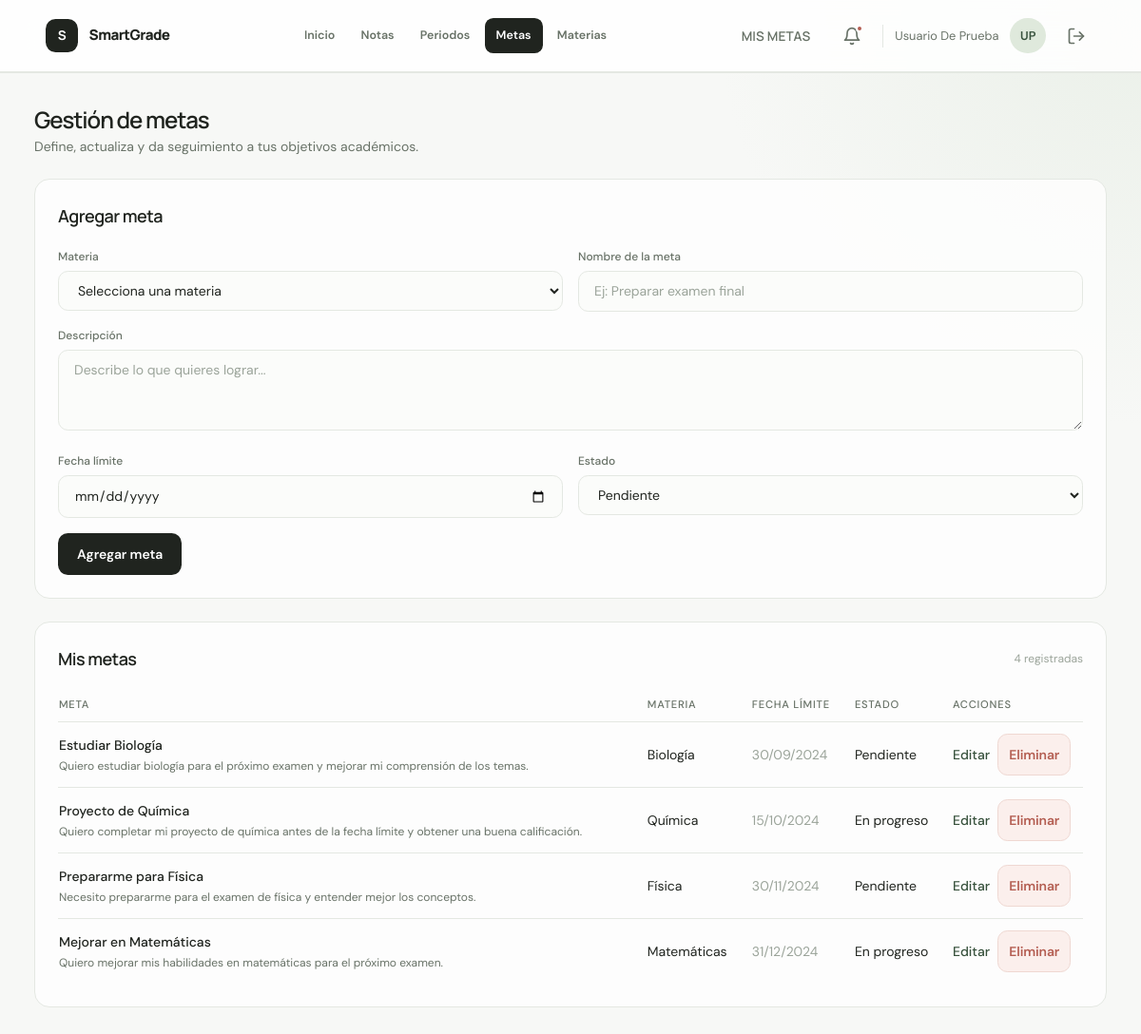
/views/goals/index.php (signed in), run on the app's committed database.
### tables this page shows
CREATE TABLE IF NOT EXISTS goals (
    id INT AUTO_INCREMENT PRIMARY KEY,
    user_id INT NOT NULL,
    subject_id INT NOT NULL,
    name VARCHAR(100) NOT NULL,
    description TEXT,
    target_date DATE,
    status ENUM(
        'pending',
        'in_progress',
        'completed'
    ) DEFAULT 'pending',
    created_at TIMESTAMP DEFAULT CURRENT_TIMESTAMP,
    updated_at TIMESTAMP DEFAULT CURRENT_TIMESTAMP ON UPDATE CURRENT_TIMESTAMP,
    FOREIGN KEY (user_id) REFERENCES users (id) ON DELETE CASCADE,
    FOREIGN KEY (subject_id) REFERENCES subjets (id) ON DELETE CASCADE
);

CREATE TABLE IF NOT EXISTS subjets (
    id INT AUTO_INCREMENT PRIMARY KEY,
    name VARCHAR(100) NOT NULL,
    user_id INT NOT NULL,
    teacher_name VARCHAR(100) NOT NULL,
    created_at TIMESTAMP DEFAULT CURRENT_TIMESTAMP,
    FOREIGN KEY (user_id) REFERENCES users (id) ON DELETE CASCADE
);

### logic/goals/read.php (called while the page is built, shortened)
<?php
if (!function_exists('getUserGoals')) {
    function getUserGoals(PDO $pdo, int $user_id): array
    {
        $stmt = $pdo->prepare(
            'SELECT
                g.id,
                g.subject_id,
                g.name,
                g.description,
                g.target_date,
                g.status,
                g.created_at,
                s.name AS subject_name
            FROM goals g
            INNER JOIN subjets s ON s.id = g.subject_id
            WHERE g.user_id = :user_id
              AND s.user_id = :user_id
            ORDER BY
                CASE WHEN g.target_date IS NULL THEN 1 ELSE 0 END,
                g.target_date ASC,
                g.created_at DESC'
        );
        $stmt->execute(['user_id' => $user_id]);
        return $stmt->fetchAll();
    }
}

### views/goals/index.php (the view, shortened to what this page needs)
<?php
require_once __DIR__ . '/../../logic/db.php';
require_once __DIR__ . '/../../logic/goals/read.php';
$user_id = (int) $_SESSION['user_id'];
$old = $_SESSION['goals_old'] ?? [
    'subject_id' => '',
    'name' => '',
    'description' => '',
    'target_date' => '',
    'status' => 'pending',
];
$goals = getUserGoals($pdo, $user_id);
$subjects = getUserGoalSubjects($pdo, $user_id);
$status_labels = [
    'pending' => 'Pendiente',
    'in_progress' => 'En progreso',
    'completed' => 'Completada',
];
?>
<!DOCTYPE html>
<html lang="es">
<head>
    <?php include __DIR__ . '/../header.php'; ?>
</head>
<body>
    <div class="app-shell">
        <div class="main-content">
            <?php include __DIR__ . '/../partials/topbar.php'; ?>
            <main class="p-6 space-y-6">
                <div>
                    <h2 class="font-display text-xl font-semibold text-heading">Gestión de metas</h2>
                    <p class="text-muted text-sm mt-1">Define, actualiza y da seguimiento a tus objetivos académicos.</p>
                </div>
                <?php if (empty($subjects)): ?>
                    <div class="alert alert-error">Registra al menos una materia antes de agregar una meta.</div>
                <?php else: ?>
                    <section class="card p-6">
                        <h3 class="font-display text-lg font-semibold text-heading mb-5">Agregar meta</h3>
                        <form action="../../logic/goals/create.php" method="POST" class="grid md:grid-cols-2 gap-4" novalidate>
                            <div>
                                <label for="subject_id" class="field-label">Materia</label>
                                <select id="subject_id" name="subject_id" required class="input">
                                    <option value="">Selecciona una materia</option>
                                </select>
                            </div>
                            <div>
                                <label for="name" class="field-label">Nombre de la meta</label>
                                <input type="text" id="name" name="name" maxlength="100" required placeholder="Ej: Preparar examen final" value="<?= htmlspecialchars($old['name'], ENT_QUOTES, 'UTF-8') ?>" class="input">
                            </div>
                            <div class="md:col-span-2">
                                <label for="description" class="field-label">Descripción</label>
                                <textarea id="description" name="description" rows="3" placeholder="Describe lo que quieres lograr..." class="input"><?= htmlspecialchars($old['description'], ENT_QUOTES, 'UTF-8') ?></textarea>
                            </div>
                            <div>
                                <label for="target_date" class="field-label">Fecha límite</label>
                                <input type="date" id="target_date" name="target_date" value="<?= htmlspecialchars($old['target_date'], ENT_QUOTES, 'UTF-8') ?>" class="input">
                            </div>
                            <div>
                                <label for="status" class="field-label">Estado</label>
                                <select id="status" name="status" class="input">
                                    <?php foreach ($status_labels as $status => $label): ?>
                                        <option value="<?= $status ?>" <?= $old['status'] === $status ? 'selected' : '' ?>><?= $label ?></option>
                                    <?php endforeach; ?>
                                </select>
                            </div>
                            <div class="md:col-span-2">
                                <button type="submit" class="btn btn-primary" style="width: auto;">Agregar meta</button>
                            </div>
                        </form>
                    </section>
                <?php endif; ?>
                <section class="card p-6">
                    <div class="flex items-center justify-between gap-3 flex-wrap mb-4">
                        <h3 class="font-display text-lg font-semibold text-heading">Mis metas</h3>
                        <span class="text-xs text-dim"><?= count($goals) ?> registradas</span>
                    </div>
                    <?php if (empty($goals)): ?>
                        <p class="text-sm text-muted">Aún no tienes metas registradas.</p>
                    <?php else: ?>
                        <div class="overflow-x-auto">
                            <table class="w-full text-sm">
                                <thead>
                                    <tr class="text-left text-muted border-b" style="border-color: var(--color-border);">
                                        <th class="py-2 pr-4 font-medium">Meta</th>
                                        <th class="py-2 pr-4 font-medium">Materia</th>
                                        <th class="py-2 pr-4 font-medium">Fecha límite</th>
                                        <th class="py-2 pr-4 font-medium">Estado</th>
                                        <th class="py-2 font-medium">Acciones</th>
                                    </tr>
                                </thead>
                                <tbody>
                                    <?php foreach ($goals as $goal): ?>
                                        <tr class="border-b" style="border-color: var(--color-border);">
                                            <td class="py-3 pr-4 text-heading">
                                                <div class="font-medium"><?= htmlspecialchars($goal['name'], ENT_QUOTES, 'UTF-8') ?></div>
                                                <?php if (!empty($goal['description'])): ?>
                                                    <div class="text-xs text-muted mt-1"><?= htmlspecialchars($goal['description'], ENT_QUOTES, 'UTF-8') ?></div>
                                                <?php endif; ?>
                                            </td>
                                            <td class="py-3 pr-4"><?= htmlspecialchars($goal['subject_name'], ENT_QUOTES, 'UTF-8') ?></td>
                                            <td class="py-3 pr-4 text-dim"><?= $goal['target_date'] ? htmlspecialchars(date('d/m/Y', strtotime($goal['target_date'])), ENT_QUOTES, 'UTF-8') : 'Sin fecha' ?></td>
                                            <td class="py-3 pr-4"><?= htmlspecialchars($status_labels[$goal['status']] ?? $goal['status'], ENT_QUOTES, 'UTF-8') ?></td>
                                            <td class="py-3">
                                                <div class="flex items-center gap-2">
                                                    <a href="edit.php?id=<?= (int) $goal['id'] ?>" class="text-sm link-accent">Editar</a>
                                                    <form action="../../logic/goals/delete.php" method="POST" onsubmit="return confirm('¿Seguro que deseas eliminar esta meta?');">
                                                        <button type="submit" class="btn btn-danger-ghost" style="padding: 0.35rem 0.7rem;">Eliminar</button>
                                                    </form>
                                                </div>
                                            </td>
                                        </tr>
                                    <?php endforeach; ?>
                                </tbody>
                            </table>
                        </div>
                    <?php endif; ?>
                </section>
            </main>
        </div>
    </div>
</body>
</html>

### views/css/styles.css (style rules this page uses)
:root { --color-bg: #f7f8f6; --color-surface: #ffffff; --color-surface-alt: #f0f3ee; --color-border: #e4e8e2; --color-border-focus: var(--color-primary); --color-text: #20241f; --color-text-muted: #687267; --color-text-dim: #9ba49a; --color-text-inverse: #ffffff; --color-primary: #4d6b52; --color-primary-hover: #38523d; --color-primary-soft: #e6eee5; --color-danger: #b45e52; --color-danger-border: #efd8d2; --color-danger-bg: #fbefec; --color-success: #4d7b5b; --color-success-border: #d5e7d8; --color-success-bg: #edf7ef; --color-overlay-soft: #f5f7f4; --color-overlay-medium: #edf1eb; --font-body: "DM Sans", sans-serif; --font-display: "Manrope", sans-serif; --radius-sm: 0.35rem; --radius-md: 0.55rem; --radius-lg: 0.8rem; --radius-xl: 1.05rem; --radius-2xl: 1.35rem; --input-padding-y: 0.625rem; --input-padding-x: 1rem; --transition-fast: 150ms ease; }
body { font-family: var(--font-body); background-color: var(--color-bg); color: var(--color-text); -webkit-font-smoothing: antialiased; }
.font-display { font-family: var(--font-display); }
.card { background-color: var(--color-surface); border: 1px solid var(--color-border); border-radius: var(--radius-2xl); }
.field-label { display: block; font-size: 0.75rem; font-weight: 500; color: var(--color-text-muted); margin-bottom: 0.375rem; }
.input { width: 100%; background-color: var(--color-overlay-soft); border: 1px solid var(--color-border); border-radius: var(--radius-lg); padding: var(--input-padding-y) var(--input-padding-x); font-size: 0.875rem; color: var(--color-text); transition: border-color var(--transition-fast), box-shadow var(--transition-fast); }
.input::placeholder { color: var(--color-text-dim); }
.btn { display: inline-flex; align-items: center; justify-content: center; font-weight: 600; font-size: 0.875rem; border-radius: var(--radius-lg); padding: var(--input-padding-y) 1.25rem; transition: background-color var(--transition-fast), transform var(--transition-fast); cursor: pointer; border: none; }
.btn-primary { background-color: var(--color-primary); color: var(--color-text-inverse); width: 100%; }
.btn-danger-ghost { background-color: var(--color-danger-bg); border: 1px solid var(--color-danger-border); color: var(--color-danger); }
.link-accent { color: var(--color-primary-hover); font-weight: 500; }
.text-muted { color: var(--color-text-muted); }
.text-dim { color: var(--color-text-dim); }
:root { --sidebar-width-expanded: 15rem; --sidebar-width-collapsed: 4.5rem; --topbar-height: 4rem; }
.app-shell { display: flex; min-height: 100vh; background-color: var(--color-bg); }
.main-content { flex: 1; display: flex; flex-direction: column; min-width: 0; }
.text-heading { color: var(--color-text); }
.card, .widget-card { box-shadow: 0 1px 2px rgba(32, 36, 31, 0.025); }
body { background: radial-gradient( circle at 100% 0%, rgba(222, 232, 219, 0.5), transparent 28rem ), var(--color-bg); }
.app-shell { background: transparent; }
.main-content { min-height: 100vh; }
.card { border-color: var(--color-border); box-shadow: none; }
.input { background: #fbfcfa; border-color: var(--color-border); border-radius: 0.65rem; }
.btn { border-radius: 0.65rem; min-height: 2.75rem; letter-spacing: -0.01em; }
.btn-primary { background: var(--color-text); }
main.p-6 { max-width: 1440px; width: 100%; margin: 0 auto; padding: 2.25rem clamp(1.25rem, 3vw, 3.25rem) 3.5rem; }
main.p-6 > div:first-child h2 { font-size: clamp(1.5rem, 2vw, 2rem); letter-spacing: -0.045em; }
main.p-6 > div:first-child p { max-width: 34rem; }
main.p-6 > section.card { border-radius: 1rem; background: rgba(255, 255, 255, 0.78); }
main.p-6 > section.card h3 { letter-spacing: -0.03em; }
main.p-6 table tbody tr { transition: background-color 150ms ease; }
table th { font-size: 0.7rem; text-transform: uppercase; letter-spacing: 0.07em; }
table tbody tr:last-child { border-bottom: 0; }
.app-shell { display: block; min-height: 100vh; }
.main-content { width: 100%; }

### data on the page
goals: name "Estudiar Biología", description "Quiero estudiar biología para el próximo examen y mejorar mi comprensión de los temas.", subject.name "Biología", target_date "30/09/2024", status "Pendiente"
goals: name "Proyecto de Química", description "Quiero completar mi proyecto de química antes de la fecha límite y obtener una buena calificación.", subject.name "Química", target_date "15/10/2024", status "En progreso"
goals: name "Prepararme para Física", description "Necesito prepararme para el examen de física y entender mejor los conceptos.", subject.name "Física", target_date "30/11/2024", status "Pendiente"
goals: name "Mejorar en Matemáticas", description "Quiero mejorar mis habilidades en matemáticas para el próximo examen.", subject.name "Matemáticas", target_date "31/12/2024", status "En progreso"

### other printed values
$page_title "MIS METAS"
$_SESSION['user_name'] "Usuario De Prueba"
$initials "UP"
count($goals) "4"
form field status "Pendiente"
